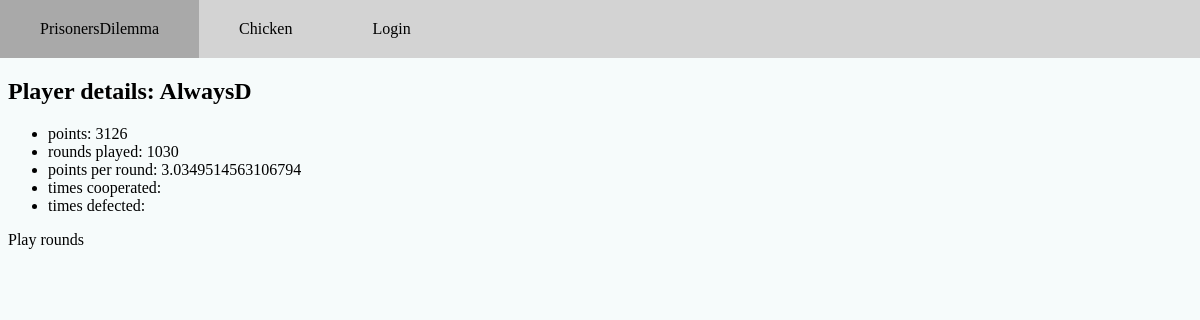
/games/playerDetail/1 (signed in), run on an earlier commit of the app's database.
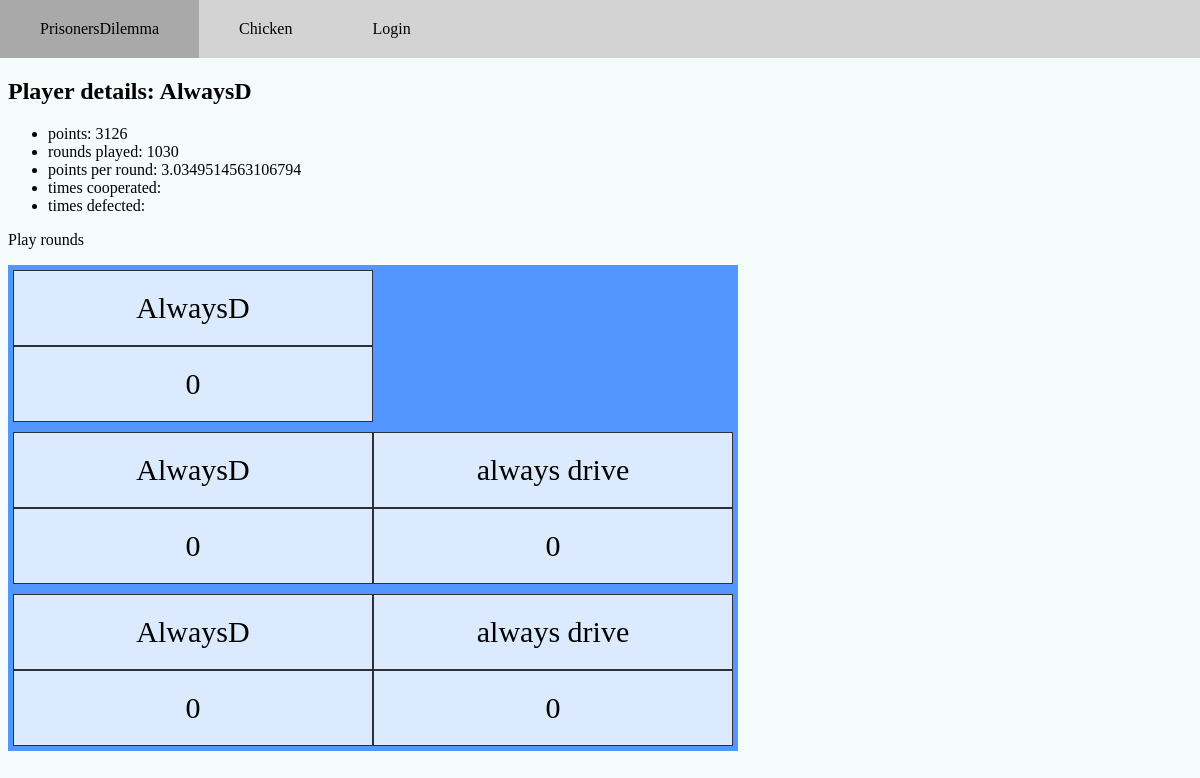
And on a later commit of the database.
### games/models.py (models this page shows, shortened)
class Player(models.Model):
    name = models.TextField(max_length=100, default="default")
    user = models.ForeignKey(User, related_name="players", on_delete=models.CASCADE)
    strategy = models.TextField(default="default")
    points = models.IntegerField(default=0)
    rounds_played = models.IntegerField(default=0)
    points_per_round = models.FloatField(default=0)
    game = models.ForeignKey(Game, related_name= 'players', on_delete=models.CASCADE)

class MatchSummary(models.Model):
    players = models.ManyToManyField(Player, related_name='matches')
    def getTotalPoints(self, player):
        total = 0
        for round in self.rounds.all():
            for playerPointPair in round.playerPointPairs.all():
                if(player == playerPointPair.player):
                    total += playerPointPair.points
        return total

class RoundData(models.Model):
    match = models.ForeignKey(MatchSummary, related_name='rounds', on_delete=models.CASCADE)

### games/views.py (the view)
# urls.py: path("playerDetail/<int:pk>", views.playerDetail.as_view(), name="playerDetail"),
class playerDetail(generic.DetailView):
    model = Player
    template_name = "games/playerDetail.html"

### games/templatetags/my_tags.py (called while the page is built)
@register.filter
def getTotalPoints(matchSummary, player):
    return matchSummary.getTotalPoints(player)

### games/templates/games/playerDetail.html (shortened to what this page needs)
{% extends 'registration/loggedInBase.html' %}
{% block content %}
{% load my_tags %}
<h2>Player details: {{player.name}}</h2>
<ul>
    <li>points: {{player.points}}</li>
    <li>rounds played: {{player.rounds_played}}</li>
    <li>points per round: {{player.points_per_round}}</li>
    <li>times cooperated: {{player.timesC}}</li>
    <li>times defected: {{player.timesD}}</li>
</ul>
<a href= {% url "games:playRounds" player.id%}>Play rounds</a>
    {% for match in player.matches.all %}
    <div class="grid-container">
        {% for player in match.players.all %}
            <div class="grid-item">{{player.name}}</div>
            <div class="grid-item">{{match|getTotalPoints:player}}</div>
        {% endfor %}
    </div>
    {% endfor %}
{% endblock %}

### prisonersDilemnaWeb/templates/registration/loggedInBase.html
{% extends 'registration/base.html' %}
{% block baseContent %}
    {% if user.is_authenticated %}
    {% block content %}
    {% endblock %}
    {% else %}
    <p>You are not logged in</p>
    <a href="{% url 'login' %}">Log In</a>
    <p></p>
    <a href="{% url 'accounts:signup' %}">Sign Up</a>
    {% endif %}
{% endblock %}

### prisonersDilemnaWeb/templates/registration/base.html (shortened to what this page needs)
<!DOCTYPE html>
<html>
<head>
  {% load static %}
      <link rel="stylesheet" type="text/css" href="{% static 'css/style.css' %}">
</head>
<body>
    <ul class="navBar">
        <li class="navBar"><a class="navBar" href="{% url 'games:gameHome' 1 %}">PrisonersDilemma</a></li>
        <li class="navBar"><a class="navBar" href="{% url 'games:gameHome' 2 %}">Chicken</a></li>
        <li class="navBar"><a class="navBar" href="accounts/login">Login</a></li>
    </ul>
  <main style="margin: 8px;">
      {% block baseContent %}
      {% endblock %}
  </main>
</body>
</html>

### prisonersDilemnaWeb/static/css/style.css (style rules this page uses)
body { margin: 0; background-color: #f6fbfb; }
a { text-decoration: none; color: black; }
ul.navBar { list-style-type: none; margin: 0; padding: 0; overflow: hidden; background-color: lightgray; }
a.navBar { display: block; background-color: lightgray; text-align: center; padding: 20px 40px; }
li.navBar { display: inline; float: left; }
.grid-container { display: grid; grid-auto-flow: column; grid-template-rows: auto auto; grid-template-columns: repeat(2, max(50px, 30vw)); background-color: rgb(81, 151, 255); padding: 5px; width: max(100px, 60vw); }
.grid-item { background-color: rgba(255, 255, 255, 0.8); border: 1px solid rgba(0, 0, 0, 0.8); padding: 20px; font-size: 30px; text-align: center; }

What changed in the data, as far as the page shows it:
added MatchSummary: id.match_id "0", Player (name "AlwaysD")
added MatchSummary: id.match_id "0", Player (name "AlwaysD")
added Player: name "always drive"
added MatchSummary: id.match_id "0", Player (name "AlwaysD")
